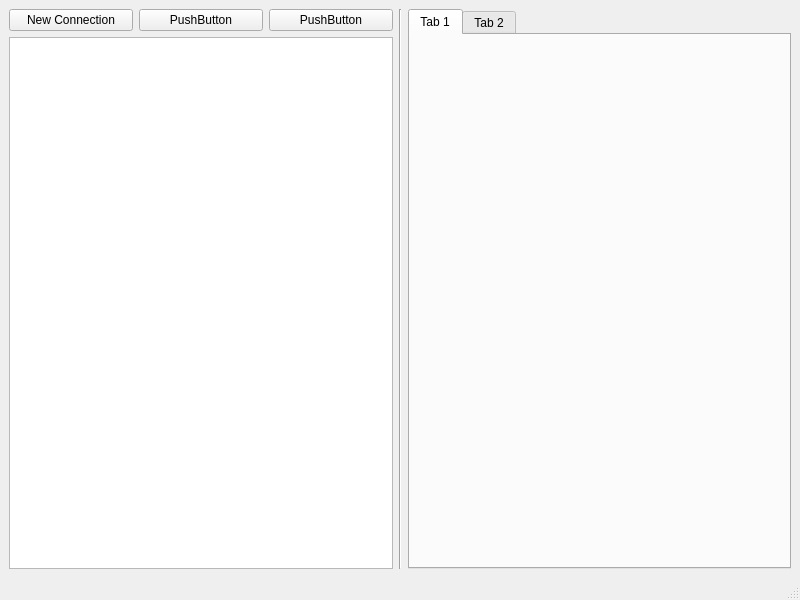
<?xml version="1.0" encoding="UTF-8"?>
<ui version="4.0">
 <class>MainWindow</class>
 <widget class="QMainWindow" name="MainWindow">
  <property name="geometry">
   <rect>
    <x>0</x>
    <y>0</y>
    <width>800</width>
    <height>600</height>
   </rect>
  </property>
  <property name="windowTitle">
   <string>MainWindow</string>
  </property>
  <widget class="QWidget" name="centralwidget">
   <layout class="QHBoxLayout" name="horizontalLayout_2">
    <item>
     <layout class="QVBoxLayout" name="verticalLayout">
      <item>
       <layout class="QHBoxLayout" name="horizontalLayout">
        <item>
         <widget class="QPushButton" name="new_connect_button">
          <property name="text">
           <string>New Connection</string>
          </property>
         </widget>
        </item>
        <item>
         <widget class="QPushButton" name="pushButton_2">
          <property name="text">
           <string>PushButton</string>
          </property>
         </widget>
        </item>
        <item>
         <widget class="QPushButton" name="pushButton_3">
          <property name="text">
           <string>PushButton</string>
          </property>
         </widget>
        </item>
       </layout>
      </item>
      <item>
       <widget class="QListWidget" name="listWidget"/>
      </item>
     </layout>
    </item>
    <item>
     <widget class="Line" name="line">
      <property name="orientation">
       <enum>Qt::Vertical</enum>
      </property>
     </widget>
    </item>
    <item>
     <widget class="QTabWidget" name="tabWidget">
      <widget class="QWidget" name="tab">
       <attribute name="title">
        <string>Tab 1</string>
       </attribute>
      </widget>
      <widget class="QWidget" name="tab_2">
       <attribute name="title">
        <string>Tab 2</string>
       </attribute>
      </widget>
     </widget>
    </item>
   </layout>
  </widget>
  <widget class="QMenuBar" name="menubar">
   <property name="geometry">
    <rect>
     <x>0</x>
     <y>0</y>
     <width>800</width>
     <height>21</height>
    </rect>
   </property>
  </widget>
  <widget class="QStatusBar" name="statusbar"/>
 </widget>
 <resources/>
 <connections/>
</ui>
